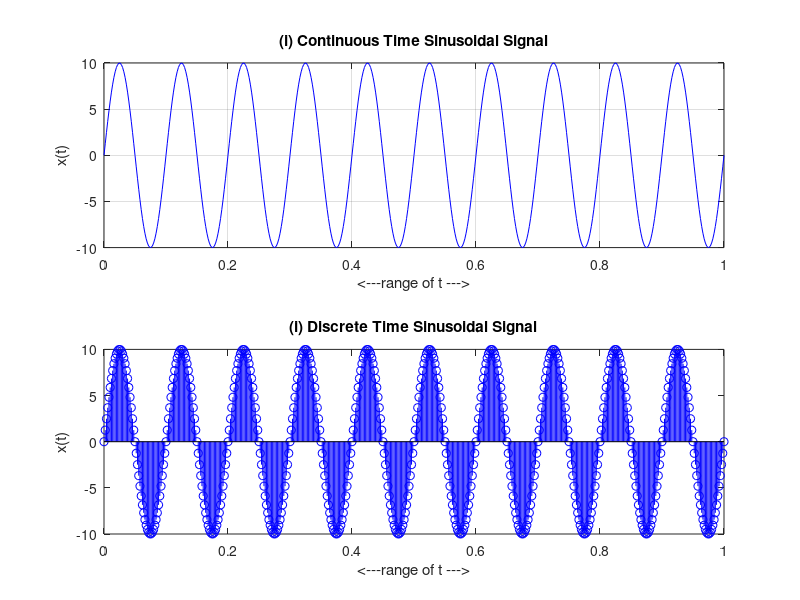

MATLAB code to generate this figure:
%Continuous Time Sinosoidal Signal
A=10;
f=10;
phase = 0;
sample=500;
t = 0:1/sample:1;
x = A*sin(2*pi*f*t + phase);
%phase pi/3;
%T = (2*pi)/w;
%x = A*sin(w*t + phase);
grid on;
subplot(211);
plot(t,x,'blue');
title('(i) Continuous Time Sinusoidal Signal', 'color','black');
xlabel('<---range of t --->');
ylabel('x(t)');

%Discrete Time Sinosoidal Signal
A=10;
f=10;
phase = 0;
sample=500;
t = 0:1/sample:1;
x = A*sin(2*pi*f*t + phase);
%phase pi/3;
%T = (2*pi)/w;
%x = A*sin(w*t + phase);
grid on;
subplot(212);
stem(t,x,'blue');
title('(i) Discrete Time Sinusoidal Signal', 'color','black');
xlabel('<---range of t --->');
ylabel('x(t)');
